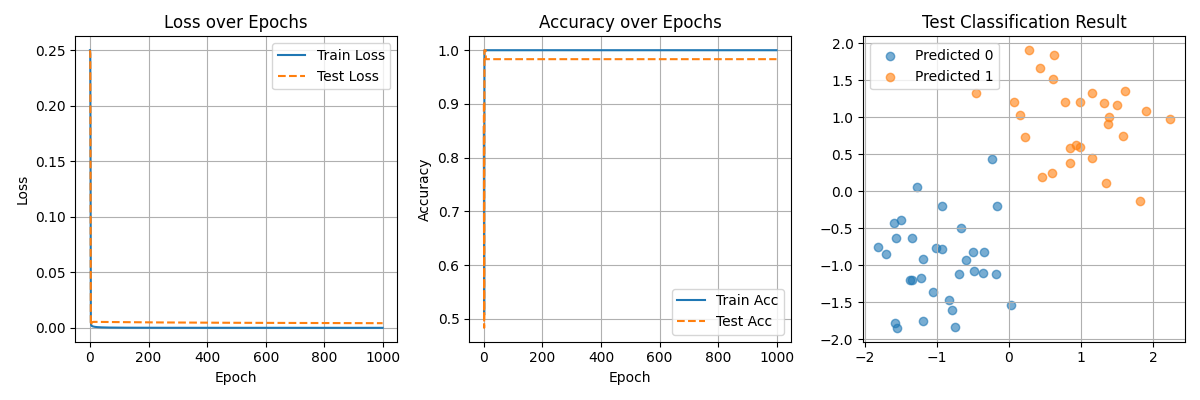

Generate this figure with Python:
import numpy as np
import matplotlib.pyplot as plt
from module import Linear, TanH, Sigmoide
from sklearn.model_selection import train_test_split

def generate_gaussian_data(n_samples=100, seed=0):
    np.random.seed(seed)
    mean0 = [-1, -1]
    cov0 = [[0.3, 0], [0, 0.3]]
    X0 = np.random.multivariate_normal(mean0, cov0, n_samples)
    Y0 = np.zeros((n_samples, 1))

    mean1 = [1, 1]
    cov1 = [[0.3, 0], [0, 0.3]]
    X1 = np.random.multivariate_normal(mean1, cov1, n_samples)
    Y1 = np.ones((n_samples, 1))

    X = np.vstack((X0, X1))
    Y = np.vstack((Y0, Y1))
    indices = np.arange(2 * n_samples)
    np.random.shuffle(indices)
    return X[indices], Y[indices]

X, Y = generate_gaussian_data(n_samples=100)
X_train, X_test, Y_train, Y_test = train_test_split(X, Y, test_size=0.3, random_state=42)

net = [
    Linear(2, 5),
    TanH(),
    Linear(5, 1),
    Sigmoide()
]

epochs = 1000
lr = 0.1
loss_history = []
acc_history = []
test_loss_history = []
test_acc_history = []

def forward_without_state(X, net):
    out = X
    for layer in net:
        if isinstance(layer, Linear):
            out = out @ layer._parameters + layer._bias
        elif isinstance(layer, TanH):
            out = np.tanh(out)
        elif isinstance(layer, Sigmoide):
            out = 1 / (1 + np.exp(-out))
    return out

for epoch in range(epochs):
    output = X_train
    for layer in net:
        output = layer.forward(output)
    yhat = output

    loss = np.mean((Y_train - yhat) ** 2)
    loss_history.append(loss)

    y_pred = (yhat >= 0.5).astype(int)
    accuracy = np.mean(y_pred == Y_train)
    acc_history.append(accuracy)

    test_yhat = forward_without_state(X_test, net)
    test_loss = np.mean((Y_test - test_yhat) ** 2)
    test_y_pred = (test_yhat >= 0.5).astype(int)
    test_accuracy = np.mean(test_y_pred == Y_test)
    test_loss_history.append(test_loss)
    test_acc_history.append(test_accuracy)

    if epoch % 100 == 0:
        print(f"Epoch {epoch}: "
              f"Train Loss = {loss:.4f} | Train Acc = {accuracy:.2%} || "
              f"Test Loss = {test_loss:.4f} | Test Acc = {test_accuracy:.2%}")

    delta = -2 * (Y_train - yhat)
    for layer in reversed(net):
        layer.backward_update_gradient(getattr(layer, "_input", None), delta)
        delta = layer.backward_delta(getattr(layer, "_input", None), delta)

    for layer in net:
        layer.update_parameters(lr)
        layer.zero_grad()

plt.figure(figsize=(12, 4))

plt.subplot(1, 3, 1)
plt.plot(loss_history, label='Train Loss')
plt.plot(test_loss_history, label='Test Loss', linestyle='--')
plt.title("Loss over Epochs")
plt.xlabel("Epoch")
plt.ylabel("Loss")
plt.legend()
plt.grid(True)

plt.subplot(1, 3, 2)
plt.plot(acc_history, label='Train Acc')
plt.plot(test_acc_history, label='Test Acc', linestyle='--')
plt.title("Accuracy over Epochs")
plt.xlabel("Epoch")
plt.ylabel("Accuracy")
plt.legend()
plt.grid(True)

plt.subplot(1, 3, 3)
plt.scatter(X_test[test_y_pred[:, 0] == 0][:, 0], X_test[test_y_pred[:, 0] == 0][:, 1],
            label="Predicted 0", alpha=0.6)
plt.scatter(X_test[test_y_pred[:, 0] == 1][:, 0], X_test[test_y_pred[:, 0] == 1][:, 1],
            label="Predicted 1", alpha=0.6)
plt.title("Test Classification Result")
plt.legend()
plt.grid(True)

plt.tight_layout()
plt.show()
